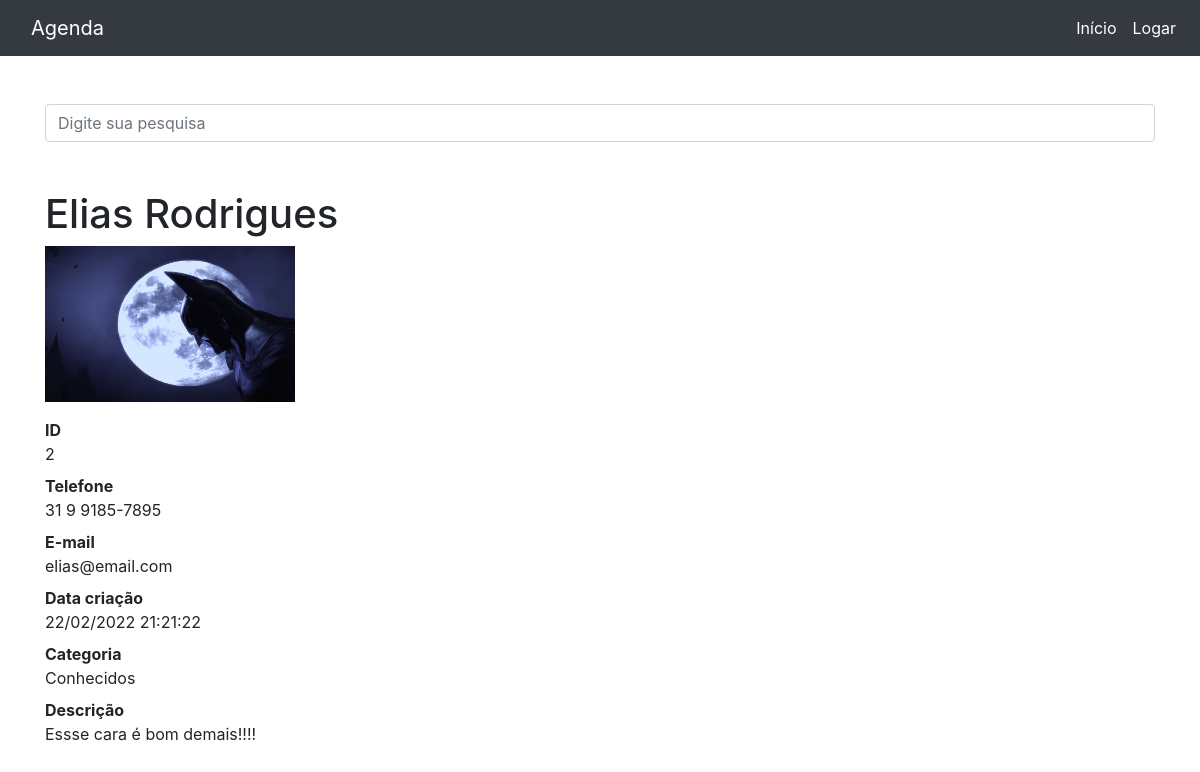
/2, run on the app's committed database.
### contatos/models.py (models this page shows, shortened)
class Contato(models.Model):
    nome = models.CharField(max_length=255)
    sobrenome = models.CharField(max_length=255, blank=True)
    telefone = models.CharField(max_length=15)
    email = models.CharField(max_length=255, blank=True)
    data_criacao = models.DateTimeField(default=timezone.now)
    descricao = models.TextField(blank=True)
    categoria = models.ForeignKey(Categoria, on_delete=models.DO_NOTHING)
    mostrar = models.BooleanField(default=True)
    foto = models.ImageField(blank=True, upload_to='fotos/%Y/%m/%d')

class Categoria(models.Model):
    nome = models.CharField(max_length=255)
    def __str__(self):
        return self.nome

### contatos/views.py (the view)
# urls.py: path('<int:contato_id>', views.ver_contato, name='ver_contato')
def ver_contato(request, contato_id):
    contato = get_object_or_404(Contato, id=contato_id)
    if not contato.mostrar:
        raise Http404
    return render(request, 'contatos/ver_contato.html', {
        'contato': contato
    })

### contatos/templates/contatos/ver_contato.html (shortened to what this page needs)
{% extends 'base.html' %}
{% block conteudo %}
  <h1 class="mt-5">{{ contato.nome }} {{ contato.sobrenome }}</h1>
  {% if contato.foto %}
    <p>
        <img src="{{ contato.foto.url }}" alt="" style="max-width: 250px; height: auto;">
    </p>
  {% endif %}
  <dl>
    <dt>ID</dt>
    <dd>{{ contato.id }}</dd>
    <dt>Telefone</dt>
    <dd>{{ contato.telefone }}</dd>
    <dt>E-mail</dt>
    <dd>{{ contato.email }}</dd>
    <dt>Data criação</dt>
    <dd>{{ contato.data_criacao|date:'d/m/Y H:i:s' }}</dd>
    <dt>Categoria</dt>
    <dd>{{ contato.categoria }}</dd>
    <dt>Descrição</dt>
    <dd>{{ contato.descricao }}</dd>
  </dl>
{% endblock %}

### data on the page
Contato: nome "Elias", sobrenome "Rodrigues", foto (picture), id "2", telefone "31 9 9185-7895", email "elias@email.com", data_criacao "22/02/2022 21:21:22", categoria "Conhecidos", descricao "Essse cara é bom demais!!!!"
